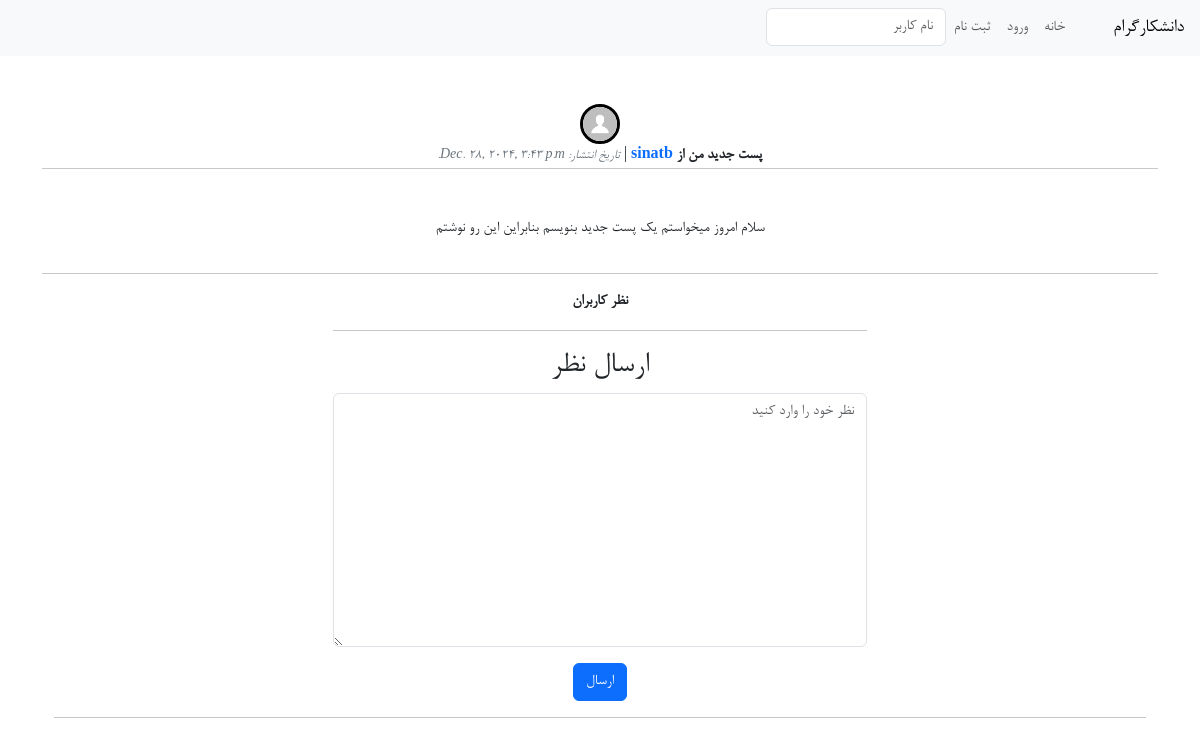
The page /post/12/ on the database as committed earlier.
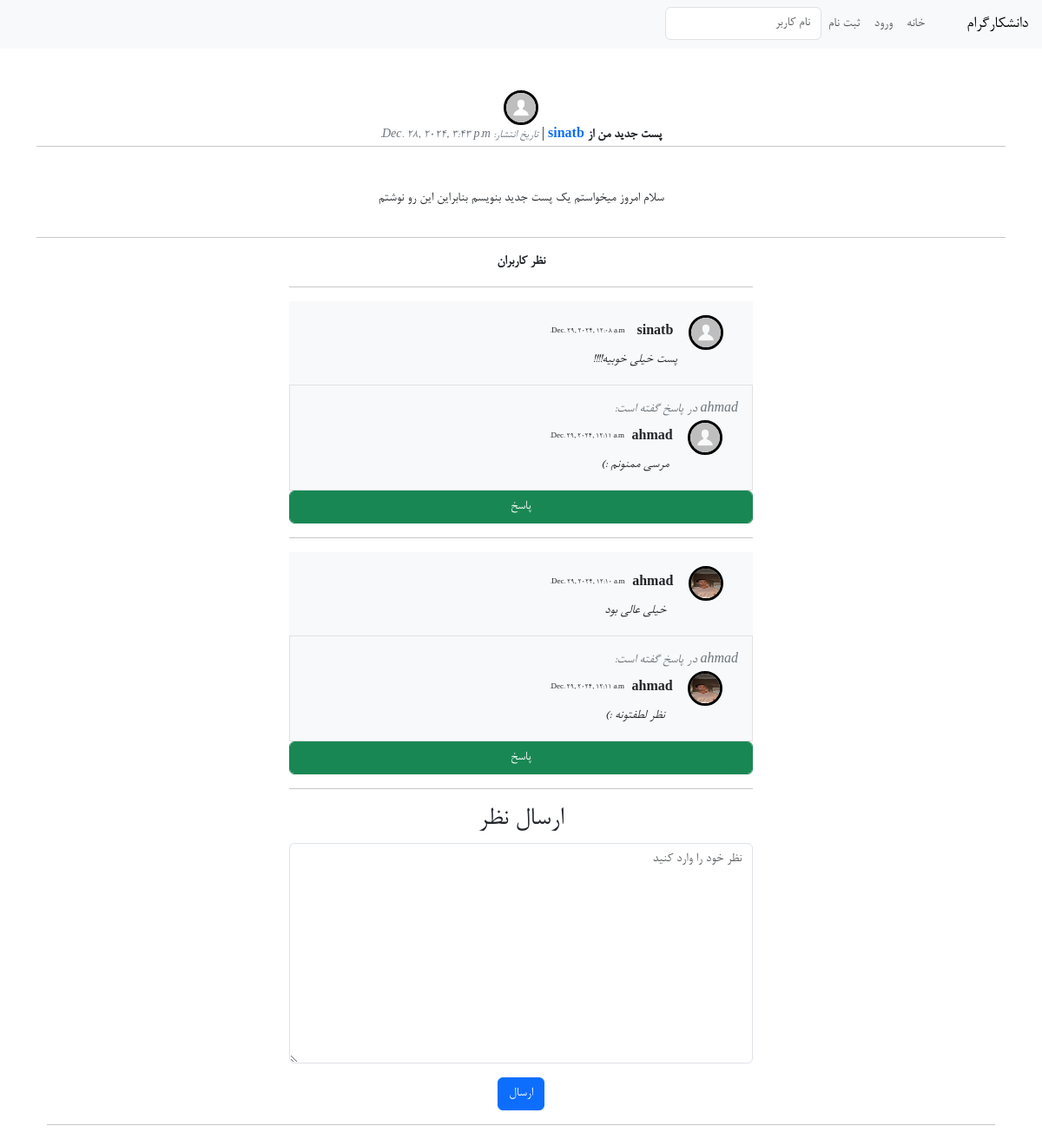
The same page on the database as committed later.
### users/models.py (models this page shows)
class Profile(models.Model):
    user = models.OneToOneField(User, on_delete=models.CASCADE, related_name='profile')
    profile_image = models.ImageField(upload_to='profile_images/', default="profile_images/default.png", blank=False, null=False)
    bio = models.TextField(max_length=100,blank=True, null=True)

class Post(models.Model):
    title = models.CharField(max_length=200)
    content = RichTextField()
    author = models.ForeignKey(User, on_delete=models.CASCADE, related_name="posts")
    created_at = models.DateTimeField(auto_now_add=True)
    updated_at = models.DateTimeField(auto_now=True)
    is_published = models.BooleanField(default=True)

class Comment(models.Model):
    post = models.ForeignKey(Post, on_delete=models.CASCADE, related_name='comments')
    user = models.ForeignKey(User, on_delete=models.CASCADE)
    content = models.TextField()
    created_at = models.DateTimeField(auto_now_add=True)
    parent = models.ForeignKey('self', null=True, blank=True, on_delete=models.CASCADE, related_name='replies')

### users/views.py (the view)
# urls.py: path('post/<int:post_id>/', views.post_detail, name='post_detail'),
def post_detail(request, post_id):
    post = get_object_or_404(Post, id=post_id)
    if request.method == 'POST':
        form = CommentForm(request.POST, post=post)
        if form.is_valid():
            form.save(user=request.user)
            return redirect('post_detail', post_id=post.id)
    else:
        form = CommentForm(post=post)
    comments = post.comments.filter(parent__isnull=True)
    replies = post.comments.filter(parent__isnull=False)
    return render(request, 'post_detail.html', {
        'post': post,
        'comments': comments,
        'replies': replies,
        'form': form,
    })

### users/forms.py (shortened to what this page needs)
class CommentForm(forms.ModelForm):
    class Meta:
        model = Comment
        fields = ['content']
        labels={
            'content':'',
        }
        widgets = {
            'content':forms.Textarea(attrs={'class':'form-control','placeholder':'نظر خود را وارد کنید'})
        }
    parent_comment_id = forms.IntegerField(widget=forms.HiddenInput(), required=False)
    def __init__(self, *args, **kwargs):
        self.post = kwargs.pop('post', None)
        super().__init__(*args, **kwargs)

### users/context_processors.py (called while the page is built)
def profilepic(request):
    profiles = Profile.objects.all()
    allposts = Post.objects.all()
    if not request.user.is_authenticated:
        return {'profilepic': None, 'profilepics': profiles}
    try:
        profile = Profile.objects.get(user=request.user)
    except:
        profile = None
    return {'profilepic': profile,'profilepics':profiles,'allposts':allposts}

### users/templates/post_detail.html (shortened to what this page needs)
{% extends "base.html" %}
{% block content %}
    <div class="container">
        <div class="row justify-content-center">
            <div class="col-3">
                {% for pic in profilepics%}
                    {% if pic.user_id == post.author_id %}
                        <img src="/media/{{ pic.profile_image }}" width="30px" height="30px" style="width: 40px; height:40px; position: relative; border: 3px solid black; border-radius: 100%; ">
                    {% endif %}
                {% endfor %}
            </div>
        </div>
        <div class="row">
            <div class="col-12">
                <b>
                     {{post.title}} از <a href="{% url 'user_profile' post.author_id %}">{{ post.author}} </a>
                </b>
                 |
                <i class="text-secondary">
                    <small>
                        تاریخ انتشار: {{post.created_at}}
                    </small>
                </i>
            </div>
        </div>
        <div class="row">
            <hr>
            <div class="col-12" style="padding: 2rem;">
                {{ post.content|safe}}
            </div>
            <hr>
        </div>
        <div class="row justify-content-center">
            <div class="col-6" >
                <b>نظر کاربران</b>
                <hr>
                {% for comment in comments %}
                    <div class="container bg-light" style="padding: 1rem;">
                        <div class="row ">
                            <div class="col-2" style=" padding-left: 0;">
                                {% for pic in profilepics%}
                                    {% if pic.user_id == comment.user.id %}
                                        <img src="/media/{{ pic.profile_image }}" width="30px" height="30px" style="width: 40px; height:40px; position: relative; border: 3px solid black; border-radius: 100%; ">
                                    {% endif %}
                                {% endfor %}
                            </div>
                            <div class="col-1" style="text-align-last: right; padding: 0.5rem 0 0 0;">
                               <b> {{ comment.user.username }} </b>
                            </div>
                            <div class="col-4" style="text-align-last: right; padding-top: 0.4rem;">
                                <span style="font-size:9px; ">{{ comment.created_at }}</span>
                            </div>
                        </div>
                        <div class="row ">
                            <div class="col-6">
                                <i>{{ comment.content }} </i>
                            </div>
                        </div>
                    </div>
                    {% for reply in comment.replies.all %}
                        <div class="container border bg-light" style="padding: 1rem;">
                           <div class="row" style="text-align-last: right;">
                                <div class="col">
                                    <i class="text-secondary">{{ reply.user.username }} در پاسخ گفته است:</i>
                                </div>
                           </div>
                            <div class="row ">
                                <div class="col-2" style=" padding-left: 0;">
                                    {% for pic in profilepics%}
                                        {% if pic.user_id == comment.user.id %}
                                            <img src="/media/{{ pic.profile_image }}" width="30px" height="30px" style="width: 40px; height:40px; position: relative; border: 3px solid black; border-radius: 100%; ">
                                        {% endif %}
                                    {% endfor %}
                                </div>
                                <div class="col-1" style="text-align-last: right; padding: 0.5rem 0 0 0;">
                                <b> {{ reply.user.username }} </b>
                                </div>
                                <div class="col-4" style="text-align-last: right; padding-top: 0.4rem;">
                                    <span style="font-size:9px; ">{{ reply.created_at }}</span>
                                </div>
                            </div>
                            <div class="row ">
                                <div class="col-6">
                                    <i>{{ reply.content }}</i>
                                </div>
                            </div>
                        </div>
                    {% endfor %}
                    <button class="btn btn-success form-control allow-reply" value="{{ comment.id }}">پاسخ</button>
                <hr>
                {% endfor %}
                <h2>ارسال نظر</h2>
                <form method="post">
                    {{ form.as_p }}
                    <button type="submit" class="btn btn-primary">ارسال</button>
                </form>
            </div>
        </div>
            <hr>
        </div>
    </div>
{% endblock %}

### core/templates/base.html (shortened to what this page needs)
{% load static %}
<!DOCTYPE html>
<html dir="rtl" lang="en">
<head>
    <link href="https://cdn.jsdelivr.net/npm/bootstrap@5.3.0/dist/css/bootstrap.min.css" rel="stylesheet">
    <link href="{% static 'font/style.css' %}" rel="stylesheet">
</head>
<body style="text-align: center;" dir="rtl">
    {% include 'navbar.html' %}
    <div class="container mt-5">
        {% block content %}
        {% endblock %}
</body>
</html>

### core/templates/navbar.html (shortened to what this page needs)
<nav class="navbar navbar-expand-lg navbar-light bg-light">
    <a class="navbar-brand" href="{% url 'home'%}">دانشکارگرام</a>
    <div class="collapse navbar-collapse" id="navbarSupportedContent">
      <ul class="navbar-nav mr-auto">
        <li class="nav-item active">
          <a class="nav-link" href="{% url 'home' %}">خانه</a>
        </li>
        {% if request.user.is_authenticated %}
          <li class="nav-item">
            <a class="nav-link" href="{% url 'user_profile' request.user.id  %}">پروفایل  / <b><span style="font-size: 12px;">{{ request.user.username }}</span></b></a>
          </li>
          <li class="nav-item">
            {% if profilepic.profile_image %}
              <img src="/media/{{ profilepic.profile_image }} " style="width: 40px; height:40px; position: relative; border: 3px solid black; border-radius: 100%; " >
            {% else %}
              <img src="/media/profile_images/default.png " style="width: 40px; height:40px; position: relative; border: 3px solid black; border-radius: 100%; " >
            {% endif %}
          </li>
          <li class="nav-item">
            <a class="nav-link" href="{% url 'profile' %}">
              <svg xmlns="http://www.w3.org/2000/svg" style="width: 20px;" viewBox="0 0 16 16" fill="currentColor" class="size-4">
                <path fill-rule="evenodd" d="M11.013 2.513a1.75 1.75 0 0 1 2.475 2.474L6.226 12.25a2.751 2.751 0 0 1-.892.596l-2.047.848a.75.75 0 0 1-.98-.98l.848-2.047a2.75 2.75 0 0 1 .596-.892l7.262-7.261Z" clip-rule="evenodd" />
              </svg>
              ویرایش پروفایل</a>
          </li>
          <li class="nav-item">
            <div class="container">
                <div class="row">
                    <div class="col-2">
                        &nbsp;
                    </div>
                </div>
            </div>
          </li>
          <li class="nav-item mt-1">
            <a href="{% url 'write' %}">
              <b style="color: green;">
                پست جدید
              </b>
            </a>
            <svg xmlns="http://www.w3.org/2000/svg" style="width: 30px; color:green" viewBox="0 0 16 16" fill="currentColor" class="size-4">
              <path d="M13.488 2.513a1.75 1.75 0 0 0-2.475 0L6.75 6.774a2.75 2.75 0 0 0-.596.892l-.848 2.047a.75.75 0 0 0 .98.98l2.047-.848a2.75 2.75 0 0 0 .892-.596l4.261-4.262a1.75 1.75 0 0 0 0-2.474Z" />
              <path d="M4.75 3.5c-.69 0-1.25.56-1.25 1.25v6.5c0 .69.56 1.25 1.25 1.25h6.5c.69 0 1.25-.56 1.25-1.25V9A.75.75 0 0 1 14 9v2.25A2.75 2.75 0 0 1 11.25 14h-6.5A2.75 2.75 0 0 1 2 11.25v-6.5A2.75 2.75 0 0 1 4.75 2H7a.75.75 0 0 1 0 1.5H4.75Z" />
            </svg>
            <i class="fa-solid fa-pencil"></i>
          </li>
        {% else %}
        <li class="nav-item">
          <a class="nav-link" href="{% url 'login' %}">ورود</a>
        </li>
        <li class="nav-item">
            <a class="nav-link" href="{% url 'signup' %}">ثبت نام</a>
        </li>
        {% endif %}
        <li class="nav-item">
          <form method="get" autocomplete="off" action="/search">
              <input type="text" class="form-control" id="search" name="query" placeholder="نام کاربر">
          </form>
        </li>
      </ul>
    </div>
  </nav>

Rows that differ between the two databases and show on the page:
added Comment: user.username "sinatb", created_at "Dec. 29, 2024, 12:08 a.m.", content "پست خیلی خوبیه!!!!", {{ comment.id }} 12 (drawn), Profile (profile_image (placeholder picture))
added Comment: user.username "ahmad", created_at "Dec. 29, 2024, 12:11 a.m.", content "مرسی ممنونم :)", Profile (profile_image (placeholder picture)), shown under "sinatb"
added Comment: user.username "ahmad", created_at "Dec. 29, 2024, 12:10 a.m.", content "خیلی عالی بود", {{ comment.id }} 13 (drawn)
now on this page (row edited): Profile: profile_image (picture)
added Comment: user.username "ahmad", created_at "Dec. 29, 2024, 12:11 a.m.", content "نظر لطفتونه :)"
